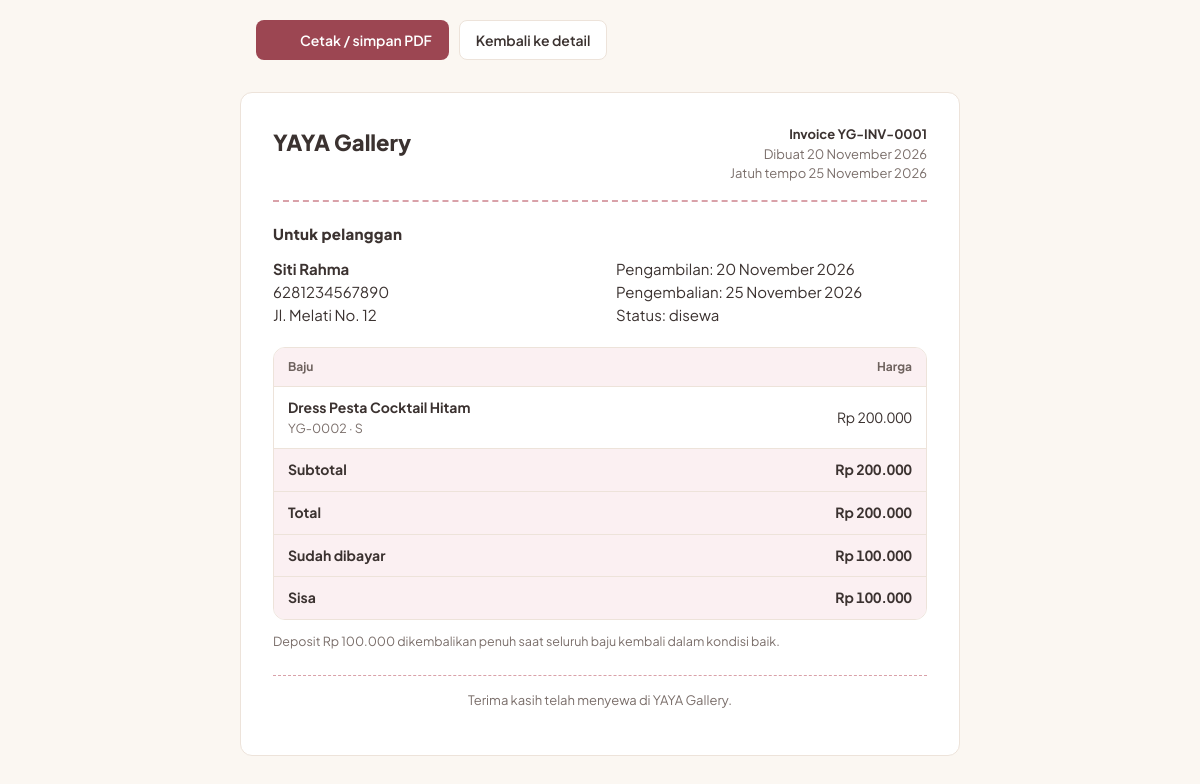
/pages/invoice.php?id=1 (signed in), run on the app's committed database.
### tables this page shows
CREATE TABLE settings (
  id TINYINT UNSIGNED PRIMARY KEY DEFAULT 1 CHECK (id = 1),
  business_name VARCHAR(100) NOT NULL DEFAULT 'YAYA Gallery',
  logo VARCHAR(255) DEFAULT NULL,
  address VARCHAR(255) DEFAULT NULL,
  phone VARCHAR(30) DEFAULT NULL,
  late_fee_per_day DECIMAL(12,2) NOT NULL DEFAULT 0,
  default_deposit DECIMAL(12,2) NOT NULL DEFAULT 0,
  invoice_notes TEXT
);

CREATE TABLE rentals (
  id INT UNSIGNED AUTO_INCREMENT PRIMARY KEY,
  code VARCHAR(30) NOT NULL UNIQUE,
  customer_id INT UNSIGNED NOT NULL,
  user_id INT UNSIGNED DEFAULT NULL,
  rent_date DATE NOT NULL,
  pickup_date DATE DEFAULT NULL,
  return_date DATE DEFAULT NULL,
  due_date DATE DEFAULT NULL,
  actual_return_date DATE DEFAULT NULL,
  deposit DECIMAL(12,2) NOT NULL DEFAULT 0,
  deposit_used TINYINT(1) NOT NULL DEFAULT 0,
  discount DECIMAL(12,2) NOT NULL DEFAULT 0,
  extra_fee DECIMAL(12,2) NOT NULL DEFAULT 0,
  late_fee DECIMAL(12,2) NOT NULL DEFAULT 0,
  damage_fee DECIMAL(12,2) NOT NULL DEFAULT 0,
  subtotal DECIMAL(12,2) NOT NULL DEFAULT 0,
  total DECIMAL(12,2) NOT NULL DEFAULT 0,
  payment_method ENUM('cash','transfer','qris','lainnya') NOT NULL DEFAULT 'cash',
  status ENUM('booking','disewa','dikembalikan','batal') NOT NULL DEFAULT 'booking',
  notes TEXT,
  created_at TIMESTAMP NOT NULL DEFAULT CURRENT_TIMESTAMP,
  FOREIGN KEY (customer_id) REFERENCES customers(id),
  FOREIGN KEY (user_id) REFERENCES users(id) ON DELETE SET NULL,
  INDEX (status), INDEX (rent_date), INDEX (return_date)
);

CREATE TABLE customers (
  id INT UNSIGNED AUTO_INCREMENT PRIMARY KEY,
  name VARCHAR(100) NOT NULL,
  whatsapp VARCHAR(20) DEFAULT NULL,
  address VARCHAR(255) DEFAULT NULL,
  notes TEXT,
  created_at TIMESTAMP NOT NULL DEFAULT CURRENT_TIMESTAMP
);

CREATE TABLE rental_items (
  id INT UNSIGNED AUTO_INCREMENT PRIMARY KEY,
  rental_id INT UNSIGNED NOT NULL,
  dress_id INT UNSIGNED NOT NULL,
  price DECIMAL(12,2) NOT NULL DEFAULT 0,
  condition_on_return ENUM('baik','rusak','hilang') DEFAULT NULL,
  damage_note VARCHAR(255) DEFAULT NULL,
  FOREIGN KEY (rental_id) REFERENCES rentals(id) ON DELETE CASCADE,
  FOREIGN KEY (dress_id) REFERENCES dresses(id),
  INDEX (dress_id)
);

CREATE TABLE dresses (
  id INT UNSIGNED AUTO_INCREMENT PRIMARY KEY,
  code VARCHAR(20) NOT NULL UNIQUE,
  name VARCHAR(150) NOT NULL,
  category ENUM('dress','kebaya','gaun','lainnya') NOT NULL DEFAULT 'dress',
  size VARCHAR(20) DEFAULT NULL,
  color VARCHAR(50) DEFAULT NULL,
  photo VARCHAR(255) DEFAULT NULL,
  rent_price DECIMAL(12,2) NOT NULL DEFAULT 0,
  buy_price DECIMAL(12,2) NOT NULL DEFAULT 0,
  purchase_date DATE DEFAULT NULL,
  item_condition ENUM('baik','perlu_perbaikan','rusak') NOT NULL DEFAULT 'baik',
  status ENUM('tersedia','booking','disewa','dicuci','perbaikan','tidak_tersedia') NOT NULL DEFAULT 'tersedia',
  notes TEXT,
  created_at TIMESTAMP NOT NULL DEFAULT CURRENT_TIMESTAMP,
  INDEX (status)
);

### app/config.php (called while the page is built, shortened)
<?php
$DB_HOST = '127.0.0.1';
$DB_NAME = 'yaya_gallery';
$DB_USER = 'root';
$DB_PASS = '';
try {
    $pdo = new PDO(
        'mysql:host=' . $DB_HOST . ';dbname=' . $DB_NAME . ';charset=utf8mb4',
        $DB_USER,
        $DB_PASS,
        [
            PDO::ATTR_ERRMODE            => PDO::ERRMODE_EXCEPTION,
            PDO::ATTR_DEFAULT_FETCH_MODE => PDO::FETCH_ASSOC,
        ]
    );
} catch (PDOException $e) {
    http_response_code(500);
    echo '<!doctype html><html lang="id"><head><meta charset="utf-8"><meta name="viewport" content="width=device-width, initial-scale=1"><title>YAYA Gallery</title></head>'
        . '<body style="font-family:system-ui,sans-serif;background:#FBF7F2;color:#3B3230;max-width:560px;margin:96px auto;line-height:1.6">'
        . '<h1 style="font-size:22px">Database belum siap</h1>'
        . '<p>Aplikasi tidak bisa terhubung ke MySQL. Periksa kredensial di <code>app/config.local.php</code>, lalu import skema dari <code>database/database.sql</code> lewat phpMyAdmin.</p></body></html>';
    exit;
}
function u(string $path): string
{
    return APP_BASE . '/' . ltrim($path, '/');
}
function db(): PDO
{
    global $pdo;
    return $pdo;
}
function q(string $sql, array $params = []): PDOStatement
{
    $st = db()->prepare($sql);
    $st->execute($params);
    return $st;
}
function qall(string $sql, array $params = []): array
{
    return q($sql, $params)->fetchAll();
}
function qone(string $sql, array $params = []): ?array
{
    $row = q($sql, $params)->fetch();
    return $row === false ? null : $row;
}
function settings(): array
{
    static $s = null;
    if ($s === null) {
        $s = qone('SELECT * FROM settings WHERE id = 1') ?: [];
    }
    return $s;
}
function e(mixed $v): string
{
    return htmlspecialchars((string)$v, ENT_QUOTES, 'UTF-8');
}
function rupiah($n): string
{
    return 'Rp ' . number_format((float)$n, 0, ',', '.');
}
function bulan_indo(int $m): string
{
    static $b = [1 => 'Januari', 'Februari', 'Maret', 'April', 'Mei', 'Juni', 'Juli', 'Agustus', 'September', 'Oktober', 'November', 'Desember'];
    return $b[$m];
}
function tgl(?string $d): string
{
    $t = strtotime($d);
    return date('j', $t) . ' ' . bulan_indo((int)date('n', $t)) . ' ' . date('Y', $t);
}

### pages/invoice.php (the view, shortened to what this page needs)
<?php
require_once __DIR__ . '/../app/layout.php';
$id = (int)($_GET['id'] ?? 0);
$rental = qone(
    'SELECT r.*, c.name AS customer, c.whatsapp, c.address
     FROM rentals r JOIN customers c ON c.id = r.customer_id
     WHERE r.id = ?',
    [$id]
);
$items = qall(
    'SELECT ri.*, d.code, d.name, d.size
     FROM rental_items ri JOIN dresses d ON d.id = ri.dress_id
     WHERE ri.rental_id = ? ORDER BY ri.id ASC',
    [$id]
);
$payments = qall('SELECT * FROM incomes WHERE rental_id = ? ORDER BY date ASC, id ASC', [$id]);
$paid = array_sum(array_column($payments, 'amount'));
$sisa = (float)$rental['total'] - $paid;
$s = settings();
$brand = $s['business_name'] ?: 'YAYA Gallery';
?>
<!doctype html>
<html lang="id">
<head>
<link rel="stylesheet" href="<?= u("assets/css/style.css") ?>">
</head>
<body class="invoice-body">
<div class="invoice-actions no-print" style="margin-top:20px">
    <button type="button" class="btn btn-primary" id="printBtn"><?= icon('print') ?> Cetak / simpan PDF</button>
    <?php if ($rental['whatsapp']): ?>
        <a class="btn btn-ghost" href="sewa_detail.php?id=<?= (int)$id ?>">Kembali ke detail</a>
    <?php endif; ?>
</div>
<main class="invoice-page">
    <header class="invoice-head">
        <div>
            <h1 class="invoice-brand"><?= e($brand) ?></h1>
        </div>
        <div class="invoice-meta">
            <strong style="color:var(--ink)">Invoice <?= e($rental['code']) ?></strong><br>
            Dibuat <?= tgl($rental['rent_date']) ?><br>
            Jatuh tempo <?= tgl($rental['due_date']) ?>
        </div>
    </header>
    <h2 class="invoice-title">Untuk pelanggan</h2>
    <div class="invoice-grid">
        <div>
            <strong><?= e($rental['customer']) ?></strong><br>
            <?= e($rental['whatsapp'] ?: '-') ?><br>
            <?= e($rental['address'] ?: '') ?>
        </div>
        <div>
            Pengambilan: <?= tgl($rental['pickup_date']) ?><br>
            Pengembalian: <?= tgl($rental['return_date']) ?><br>
            Status: <?= e(str_replace('_', ' ', $rental['status'])) ?>
        </div>
    </div>
    <div class="table-wrap">
        <table class="items-table">
            <thead><tr><th>Baju</th><th class="num">Harga</th></tr></thead>
            <tbody>
            <?php foreach ($items as $it): ?>
                <tr>
                    <td>
                        <span class="cell-main"><?= e($it['name']) ?></span>
                        <span class="cell-sub"><?= e($it['code']) ?> · <?= e($it['size'] ?: '-') ?></span>
                    </td>
                    <td class="num"><?= rupiah($it['price']) ?></td>
                </tr>
            <?php endforeach; ?>
            </tbody>
            <tfoot>
            <tr><td>Subtotal</td><td class="num"><?= rupiah($rental['subtotal']) ?></td></tr>
            <tr><td>Total</td><td class="num"><?= rupiah($rental['total']) ?></td></tr>
            <tr><td>Sudah dibayar</td><td class="num"><?= rupiah($paid) ?></td></tr>
            <tr><td>Sisa</td><td class="num"><?= rupiah(max(0, $sisa)) ?></td></tr>
            </tfoot>
        </table>
    </div>
    <?php if ($rental['deposit'] > 0): ?>
        <p class="hint" style="margin-top:12px">Deposit <?= rupiah($rental['deposit']) ?> <?= $rental['deposit_used'] ? 'sudah dipakai untuk pembayaran.' : 'dikembalikan penuh saat seluruh baju kembali dalam kondisi baik.' ?></p>
    <?php endif; ?>
    <p class="invoice-foot"><?= e($s['invoice_notes'] ?: 'Terima kasih telah menyewa di ' . $brand . '.') ?></p>
</main>
</body>
</html>

### assets/css/style.css (style rules this page uses)
:root { --paper: #FBF7F2; --surface: #FFFFFF; --ink: #3B3230; --muted: #7A6E6A; --line: #EDE3DA; --line-soft: #F4ECE4; --rose: #9C4652; --rose-deep: #7E3540; --rose-tint: #F7E7E9; --rose-tint-2: #FBF0F2; --stitch: #D9A1A9; --ok: #3E7A5E; --ok-tint: #E7F1EB; --book: #8A5A18; --book-tint: #F6ECD8; --late: #9E3A38; --late-tint: #F7E5E4; --wash: #4A6B7A; --wash-tint: #E7EFF3; --off: #6E625E; --off-tint: #EFEAE6; --radius: 12px; --radius-s: 8px; --shadow-drawer: 0 12px 32px rgba(59, 50, 48, .18); --font: 'Plus Jakarta Sans', 'Segoe UI', system-ui, -apple-system, sans-serif; }
* { box-sizing: border-box; }
html { -webkit-text-size-adjust: 100%; }
body { margin: 0; font-family: var(--font); font-size: 15px; line-height: 1.55; color: var(--ink); background: var(--paper); }
a { color: var(--rose); }
.btn { display: inline-flex; align-items: center; justify-content: center; gap: 8px; min-height: 40px; padding: 8px 16px; border: 1px solid transparent; border-radius: var(--radius-s); font: 600 14px var(--font); text-decoration: none; cursor: pointer; white-space: nowrap; color: var(--ink); background: transparent; }
.btn-primary { background: var(--rose); color: #fff; }
.btn-ghost { border-color: var(--line); background: var(--surface); }
.hint { font-size: 12.5px; color: var(--muted); margin: 5px 0 0; }
.table-wrap { overflow-x: auto; background: var(--surface); border: 1px solid var(--line); border-radius: var(--radius); }
table { width: 100%; border-collapse: collapse; min-width: 660px; }
th, td { padding: 10px 14px; text-align: left; font-size: 14px; }
th { font-size: 12px; font-weight: 700; color: #6E625E; background: var(--rose-tint-2); border-bottom: 1px solid var(--line); white-space: nowrap; }
td { border-bottom: 1px solid var(--line-soft); vertical-align: middle; }
tbody tr:last-child td { border-bottom: 0; }
td.num, th.num { text-align: right; font-variant-numeric: tabular-nums; }
.cell-main { font-weight: 700; }
.cell-sub { display: block; font-size: 12.5px; color: var(--muted); }
tfoot td { font-weight: 700; border-top: 1px solid var(--line); border-bottom: 0; background: var(--rose-tint-2); }
.items-table { min-width: 380px; }
.invoice-body { background: var(--paper); }
.invoice-page { max-width: 720px; margin: 32px auto; background: var(--surface); border: 1px solid var(--line); border-radius: var(--radius); padding: 32px; }
.invoice-head { display: flex; justify-content: space-between; gap: 16px; padding-bottom: 16px; border-bottom: 2px dashed var(--stitch); }
.invoice-brand { font-size: 22px; font-weight: 800; margin: 0; }
.invoice-meta { text-align: right; font-size: 13px; color: var(--muted); line-height: 1.5; }
.invoice-title { margin: 20px 0 4px; font-size: 15px; font-weight: 800; letter-spacing: .02em; }
.invoice-grid { display: grid; grid-template-columns: 1fr 1fr; gap: 8px 32px; margin: 12px 0 20px; }
.invoice-foot { margin-top: 24px; font-size: 13px; color: var(--muted); text-align: center; border-top: 1px dashed var(--stitch); padding-top: 14px; }
.invoice-actions { max-width: 720px; margin: 0 auto; display: flex; gap: 10px; padding: 0 16px; }
.invoice-page .items-table { min-width: 0; }

### data on the page
settings: business_name "YAYA Gallery", invoice_notes "Terima kasih telah menyewa di YAYA Gallery."
rentals: code "YG-INV-0001", rent_date "20 November 2026", due_date "25 November 2026", customer.name "Siti Rahma", customer.whatsapp "6281234567890", customer.address "Jl. Melati No. 12", pickup_date "20 November 2026", return_date "25 November 2026", status "disewa", subtotal "Rp 200.000", total "Rp 200.000", total "Rp 100.000", deposit "Rp 100.000"
rental_items: dress.name "Dress Pesta Cocktail Hitam", dress.code "YG-0002", dress.size "S", price "Rp 200.000"

### other printed values
rupiah($paid) "Rp 100.000"
